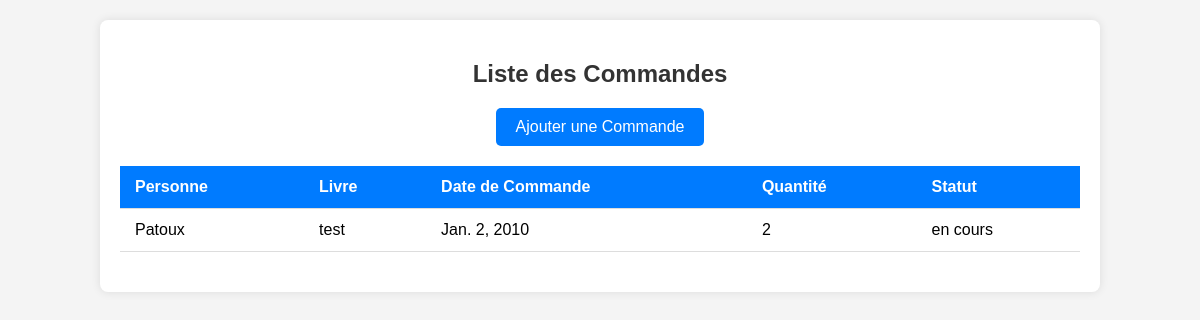
/commandes/, run on an earlier commit of the app's database.
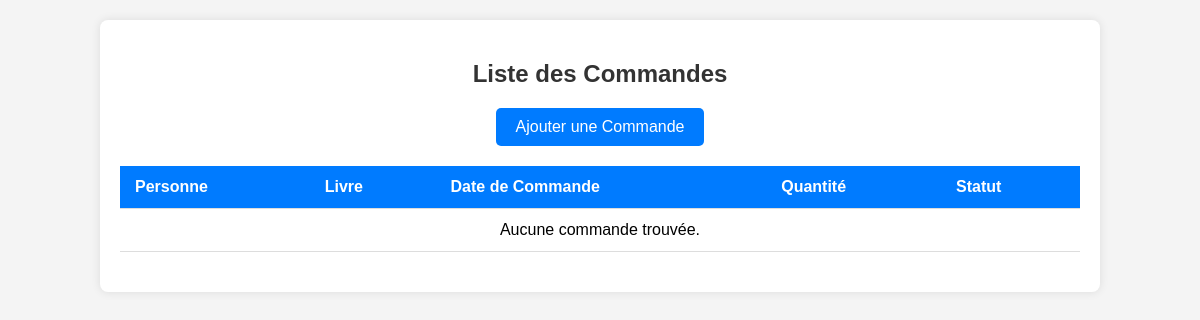
And on a later commit of the database.
### gui/models.py (models this page shows, shortened)
class Commander(models.Model):
    personne = models.ForeignKey(Personne, on_delete=models.CASCADE)
    livre = models.ForeignKey(Livre, on_delete=models.CASCADE)
    date_commande = models.DateField()
    quantite = models.IntegerField()
    statut = models.CharField(max_length=50)
    class Meta:
        db_table = 'Commander'

class Personne(AbstractBaseUser, PermissionsMixin):
    nom = models.CharField(max_length=100)
    prenom = models.CharField(max_length=100)
    date_naissance = models.DateField()
    telephone = models.CharField(max_length=15)
    email = models.EmailField(unique=True)  # Champ unique pour l'identification
    date_creation = models.DateField(auto_now_add=True)
    solde = models.DecimalField(max_digits=10, decimal_places=2)
    adresse = models.ForeignKey('Adresse', on_delete=models.CASCADE)
    role = models.ForeignKey('Role', on_delete=models.CASCADE)
    is_active = models.BooleanField(default=True)
    is_staff = models.BooleanField(default=False)
    is_superuser = models.BooleanField(default=False)
    objects = PersonneManager()
    USERNAME_FIELD = 'email'  # Utiliser l'email comme identifiant unique
    REQUIRED_FIELDS = ['nom', 'prenom']
    class Meta:
        db_table = 'Personne'

class Livre(models.Model):
    isbn13 = models.CharField(max_length=13, primary_key=True)
    titre = models.CharField(max_length=255)
    type = models.CharField(max_length=50)
    genre_litteraire = models.CharField(max_length=100)
    sous_genre = models.CharField(max_length=100)
    illustrateur = models.CharField(max_length=100, blank=True, null=True)
    langue = models.CharField(max_length=50)
    format = models.CharField(max_length=50)
    nombre_pages = models.IntegerField()
    dimensions = models.CharField(max_length=50)
    date_parution = models.DateField()
    localisation = models.CharField(max_length=100)
    synopsis = models.TextField()
    prix = models.DecimalField(max_digits=10, decimal_places=2)
    url_reference = models.URLField(blank=True, null=True)
    traducteur = models.CharField(max_length=100, blank=True, null=True)
    quantite_disponible = models.IntegerField()
    quantite_totale = models.IntegerField()
    quantite_minimale = models.IntegerField()
    editeur = models.ForeignKey(Editeur, on_delete=models.SET_NULL, null=True)
    class Meta:
        db_table = 'Livre'

### gui/views.py (the view)
# urls.py: path('commandes/', CommanderList.as_view(), name='commandes_list'),
class CommanderList(ListView):
    model = Commander
    template_name = 'gui/lister_commandes.html'

### templates/gui/lister_commandes.html (shortened to what this page needs)
<!DOCTYPE html>
<html lang="fr">
<head>
</head>
<body>
<div class="container">
    <h2>Liste des Commandes</h2>
    <a href="/commandes/create/" class="add-button">Ajouter une Commande</a>
    <table>
        <thead>
            <tr>
                <th>Personne</th>
                <th>Livre</th>
                <th>Date de Commande</th>
                <th>Quantité</th>
                <th>Statut</th>
            </tr>
        </thead>
        <tbody>
            {% for commande in object_list %}
            <tr>
                <td>{{ commande.personne.nom }}</td>
                <td>{{ commande.livre.titre }}</td>
                <td>{{ commande.date_commande }}</td>
                <td>{{ commande.quantite }}</td>
                <td>{{ commande.statut }}</td>
            </tr>
            {% empty %}
            <tr>
                <td colspan="5" style="text-align: center;">Aucune commande trouvée.</td>
            </tr>
            {% endfor %}
        </tbody>
    </table>
</div>
</body>
</html>

What changed in the data, as far as the page shows it:
removed Commander: personne.nom "Patoux", livre.titre "test", date_commande "Jan. 2, 2010", quantite "2", statut "en cours"
Also different on the page:
text now shown: "Aucune commande trouvée."
